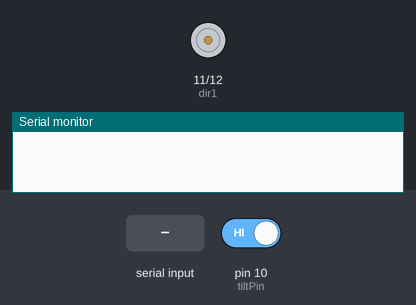
A sketch run on a simulated Arduino Uno, built with avr-gcc and run on an emulated ATmega328P. Shown: motor-driver pin pairs drawn as motors (green arrow = first pin HIGH = forward, orange = second pin HIGH = backward, longer = more drive, scaled by the enable pin), the last lines printed to the serial monitor. The test bench sets the inputs (shaded band); at power-on: pin 10 (tiltPin) HIGH.

Above: at 1.2 s.
1.3 s: pin 10 (tiltPin) driven LOW
2.8 s: "90,45\n" received over Serial
At 3.5 s:
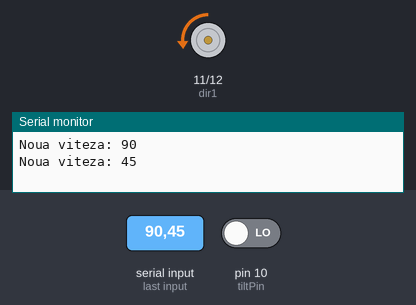
5.3 s: "30,150\n" received over Serial
At 6.1 s:
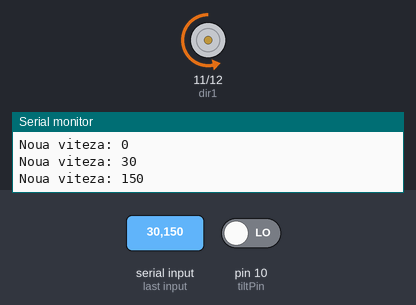
7.8 s: "200\n" received over Serial
At 8.4 s:
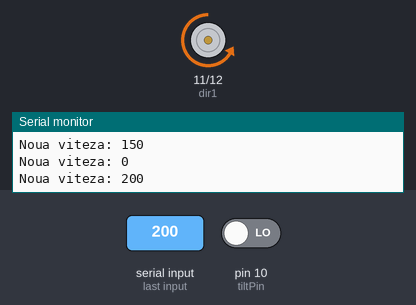
Timing chart, 0 to 10.8 s (numbered marks = the images above; inputs shaded):
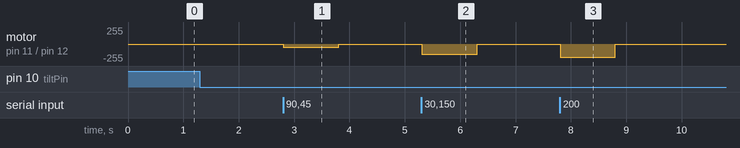

Measured:
- after the input at 2.8 s, motor on pin 11 (dir1) / pin 12 (dir2): stopped → backward 45/255 at once, → stopped 1.0 s later
- after the input at 5.3 s, motor on pin 11 (dir1) / pin 12 (dir2): stopped → backward 150/255 at once, → stopped 1.0 s later
- after the input at 7.8 s, motor on pin 11 (dir1) / pin 12 (dir2): stopped → backward 200/255 at once, → stopped 1.0 s later

The sketch:

Tilt_DC_Motor.ino
```cpp
int speedPin = 9;
int tiltPin = 10;
int tiltVal;
int dir1 = 11;
int dir2 = 12;
int motorSpeed;

void setup()
{
  Serial.begin(9600);
  pinMode(speedPin, OUTPUT);
  pinMode(dir1, OUTPUT);
  pinMode(dir2, OUTPUT);
  pinMode(tiltPin, INPUT);
  digitalWrite(tiltPin, HIGH);
}

void loop()
{
  tiltVal = digitalRead(tiltPin);

  if(tiltVal == 0)
  {
    if(Serial.available() > 0)
    {
      motorSpeed = Serial.parseInt();
      Serial.print("Noua viteza: ");
      Serial.println(motorSpeed);
    }
      analogWrite(speedPin, motorSpeed);
      digitalWrite(dir2, HIGH);
      digitalWrite(dir1, LOW);

  }
  else
  {
    analogWrite(speedPin, 0);
  }
}
```
